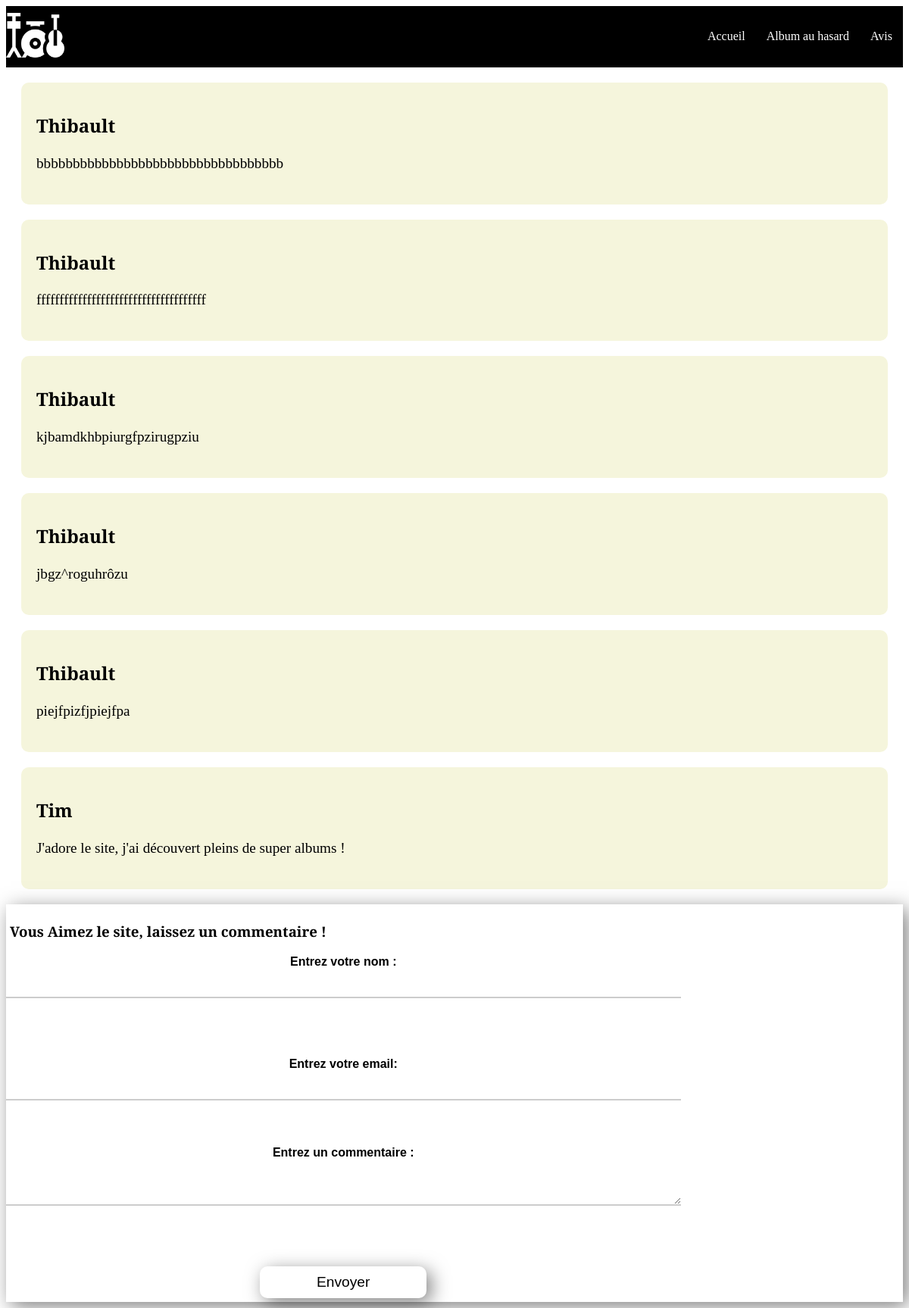
The app's page /comments.php, older data.
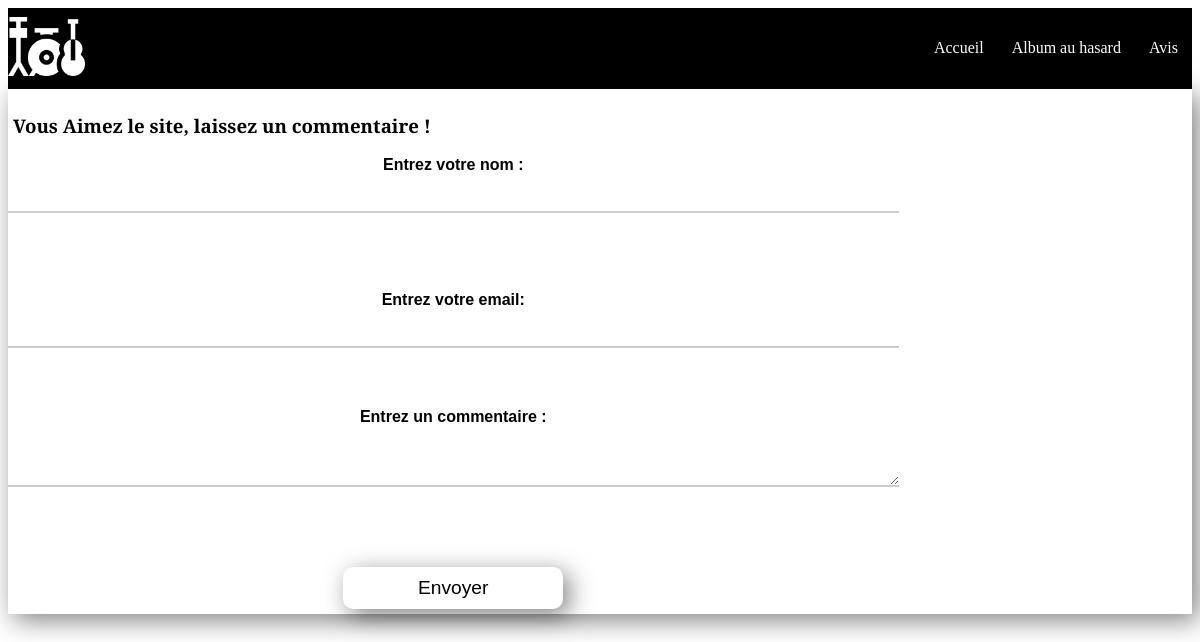
The same page, newer data.
### tables this page shows
CREATE TABLE comments (
					id INTEGER PRIMARY KEY AUTOINCREMENT,
					email VARCHAR,
					user VARCHAR(255) NOT NULL,
					comment VARCHAR NOT NULL
				);

### assets/php/Traduction.php (called while the page is built, shortened)
<?php
class Traduction {
	private $_fr;
	function __construct($fr, $en) {
		$this->_fr = $fr;
	}
    public function getFr(): ?string {
        return $this->_fr;
    }
}

### assets/php/Database.php (called while the page is built, shortened)
<?php
require_once 'Comment.php';
class Database {
	private $pdo;
	function __construct($path) {
		$this->pdo = $this->connect($path);
	}
	function connect($path) {
		if($this->pdo==null) {
				$this->pdo = new PDO('sqlite:'. $path .'database.db');
				$this->pdo->setAttribute(PDO::ATTR_ERRMODE, PDO::ERRMODE_EXCEPTION);
				$this->pdo->query('CREATE TABLE IF NOT EXISTS albums (
					id INTEGER PRIMARY KEY AUTOINCREMENT,
					title VARCHAR(255) NOT NULL,
					descript VARCHAR NOT NULL,
					artist VARCHAR NOT NULL,
					ranking INTEGER NOT NULL,
					uri VARCHAR
				)');
				$this->pdo->query('CREATE TABLE IF NOT EXISTS comments (
					id INTEGER PRIMARY KEY AUTOINCREMENT,
					email VARCHAR,
					user VARCHAR(255) NOT NULL,
					comment VARCHAR NOT NULL
				)');
				$this->initDatabase();
			}
			return $this->pdo;
	}
	public function getComments() {
		$stmt = $this->pdo->query('SELECT * FROM comments');
		$comments = [];
		while ($row = $stmt->fetch(PDO::FETCH_ASSOC)) {
			$comment = new Comment($row['email'], $row['user'], $row['comment']);
			$comment->setId($row['id']);
			$comments[] = $comment;
		}
		return $comments;
	}
	private function initDatabase() {
        $stmt = $this->pdo->query('SELECT COUNT(*) FROM albums');
        $count = $stmt->fetchColumn();
    }
}

### assets/php/Comment.php (called while the page is built, shortened)
<?php
class Comment {
	private $_user;
	private $_comment;
	function __construct($email, $user, $comment) {
		$this->_user = $user;
		$this->_comment = $comment;
	}
    public function getUser(): ?string {
        return $this->_user;
    }
    public function getComment(): ?string {
        return $this->_comment;
    }
}

### comments.php (the view, shortened to what this page needs)
<!DOCTYPE html>
<html>
    <?php
        include 'assets/php/Traduction.php';
        include 'assets/php/Comment.php';
    ?>
    <head>
        <link rel="stylesheet" href="assets/css/style.css">
    </head>
    <body>
        <?php
            include 'assets/php/header.php';
            require_once 'assets/php/Database.php';
            $db = new Database('assets/php/db/');
            $comments = $db->getComments();
            foreach ($comments as $comment) {
                echo '<article class="comment">'.
                        '<h2 class="comment-author">'.
                            $comment->getUser() .
                        '</h2>' .
                        '<p class="comment-content">' .
                            $comment->getComment() .
                        '</p>' .
                    '</article>';
            }
        ?>
        <?php include 'assets/php/footer.php'?>
    </body>
</html>

### assets/php/header.php
<header>
	<nav>
		<a href="./index.php">
			<img class="icon" src="assets/img/music-band.png" alt="Icone groupe de musique"/>
		</a>
		<ul class="nav_list">
			<li>
				<a class="nav_elem" href="./index.php">
					<?php
						$userLang = 'fr';
						$home = new Traduction("Accueil", "Home");
						if ($userLang == 'fr') {
							echo $home->getFr();
						} else {
							echo $home->getEn();
						}
					?>
				</a>
			</li>
        	<li>
				<a class="nav_elem" href="./details.php">
					<?php
						$random = new Traduction("Album au hasard", "Random album");
						if ($userLang == 'fr') {
							echo $random->getFr();
						} else {
							echo $random->getEn();
						}
					?>
				</a>
			</li>
        	<li> <a class="nav_elem" href="./comments.php">
			<?php
					$comments = new Traduction("Avis", "Comments");
					if ($userLang == 'fr') {
						echo $comments->getFr();
					} else {
						echo $comments->getEn();
					}
					?>
			</a></li>
		</ul>
	</nav>
</header>

### assets/php/footer.php (shortened to what this page needs)
<footer>
    <h3>Vous Aimez le site, laissez un commentaire !</h3>
    <form id="email_form" action="assets/php/envoi_form.php" method="POST" enctype="multipart/form-data">
        <label for="name">Entrez votre nom : </label>
        <input id="name" type="text" name="name"><br>
        <p class="text_error" id="name_error"></p><br>
        <label for="email">Entrez votre email: </label>
        <input id="email" type="email" name="email" >
        <p class="text_error" id="email_error"></p><br>
        <label for="text">Entrez un commentaire : </label>
        <textarea id="commentaire" type="text" name="commentaire" ></textarea>
        <p class="text_error" id="comment_error"></p><br>
        <input type="submit" name="submit_button" value="Envoyer">
    </form>
</footer>

### assets/css/style.css (style rules this page uses)
body { font-family: 'Libre Baskerville', serif; word-wrap: break-word; }
nav a img { width: 15%; filter: invert(1); min-height: 50px; min-width: 50px; }
nav { display: flex; align-items: center; justify-content: space-between; background-color: #000; }
nav ul { display: flex; list-style: none; }
nav li a { color: white; size: 1rem; padding: 5px 14px; text-decoration: none; }
footer form { display: flex; flex-direction: column; align-items: center; font-family: Arial, sans-serif; width: 75%; }
footer form label { font-weight: bold; margin-bottom: 5px; }
footer form input[type="text"], footer form input[type="email"], footer form textarea { border: none; border-bottom: 2px solid #ccc; padding: 5px; margin-bottom: 10px; width: 100%; font-size: 1.2rem; }
footer form input[type="submit"] { background-color: #ffff; color: black; border: none; padding: 10px 10px; margin-top: 20px; cursor: pointer; font-size: 1.2rem; width: 25%; border-radius: 10px; box-shadow: 6px 6px 25px rgba(0, 0, 0, 0.5); }
footer { padding: 5px; background-color: #FFF; box-shadow: 6px 6px 25px rgba(0, 0, 0, 0.5); }
article { margin: 20px; padding: 20px; background-color: #F5F5DC; border-radius: 10px; }
article h2 { font-size: 1.5rem; font-weight: bold; }
article p { font-size: 1.2rem; line-height: 1.5; }

Row changes from the older to the newer data that the page shows:
removed comments: user "Thibault", comment "bbbbbbbbbbbbbbbbbbbbbbbbbbbbbbbbbb"
removed comments: user "Thibault", comment "fffffffffffffffffffffffffffffffffffff"
removed comments: user "Thibault", comment "kjbamdkhbpiurgfpzirugpziu"
removed comments: user "Thibault", comment "jbgz^roguhrôzu"
removed comments: user "Thibault", comment "piejfpizfjpiejfpa"
removed comments: user "Tim", comment "J'adore le site, j'ai découvert pleins de super albums !"
